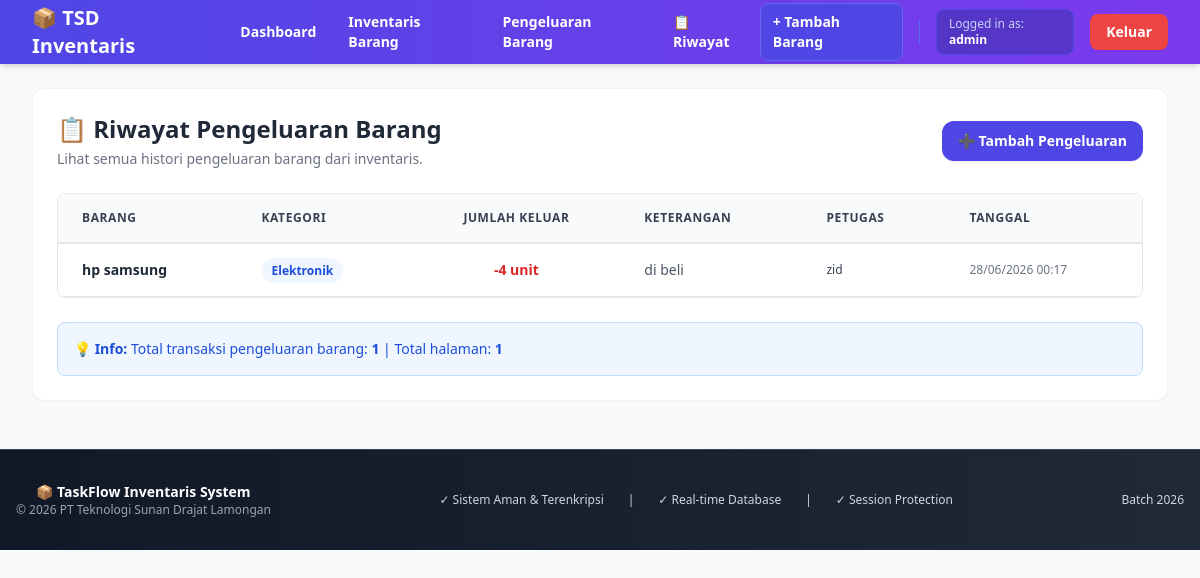
Page /riwayat.php (signed in) on the committed database.
### tables this page shows
CREATE TABLE `pengeluaran_barang` (
  `id` int(11) NOT NULL,
  `barang_id` int(11) NOT NULL,
  `jumlah_keluar` int(11) NOT NULL,
  `keterangan` text DEFAULT NULL,
  `petugas` varchar(50) DEFAULT NULL,
  `created_at` timestamp NOT NULL DEFAULT current_timestamp()
);

CREATE TABLE `barang` (
  `id` int(11) NOT NULL,
  `nama_barang` varchar(100) NOT NULL,
  `kategori` varchar(50) NOT NULL,
  `stok` int(11) NOT NULL,
  `harga` int(11) NOT NULL,
  `created_at` timestamp NOT NULL DEFAULT current_timestamp(),
  `updated_at` timestamp NOT NULL DEFAULT current_timestamp() ON UPDATE current_timestamp()
);

### riwayat.php (the view, shortened to what this page needs)
<?php
require_once 'config/database.php';
$limit = 20;
$page = isset($_GET['page']) ? intval($_GET['page']) : 1;
$offset = ($page - 1) * $limit;
try {
    $stmtTotal = $pdo->query("SELECT COUNT(*) FROM pengeluaran_barang");
    $total = $stmtTotal->fetchColumn();
    $total_pages = ceil($total / $limit);
    $query = "
        SELECT pb.id, pb.jumlah_keluar, pb.keterangan, pb.petugas, pb.created_at,
               b.id as barang_id, b.nama_barang, b.kategori, b.harga
        FROM pengeluaran_barang pb
        JOIN barang b ON pb.barang_id = b.id
        ORDER BY pb.created_at DESC
        LIMIT " . intval($limit) . " OFFSET " . intval($offset);
    $stmt = $pdo->query($query);
    $riwayat = $stmt->fetchAll();
} catch (PDOException $e) {
    die("Gagal mengambil data: " . $e->getMessage());
}
include 'includes/header.php';
?>
<div class="max-w-7xl mx-auto px-4 lg:px-8">
    <div class="bg-white p-6 rounded-xl shadow-sm border border-gray-100">
        <div class="flex flex-col md:flex-row md:items-center md:justify-between gap-4 mb-6">
            <div>
                <h2 class="font-bold text-gray-800 text-2xl">📋 Riwayat Pengeluaran Barang</h2>
                <p class="text-gray-500 text-sm mt-1">Lihat semua histori pengeluaran barang dari inventaris.</p>
            </div>
            <a href="pengeluaran.php" class="px-4 py-2.5 bg-indigo-600 hover:bg-indigo-700 text-white text-sm font-semibold rounded-xl transition shadow-sm">
                ➕ Tambah Pengeluaran
            </a>
        </div>
        <div class="overflow-x-auto rounded-lg border border-gray-200">
            <table class="min-w-full divide-y divide-gray-200 text-left text-sm">
                <thead class="bg-gray-50 text-gray-700 font-semibold uppercase tracking-wider text-xs">
                    <tr>
                        <th class="px-6 py-4">Barang</th>
                        <th class="px-6 py-4">Kategori</th>
                        <th class="px-6 py-4 text-center">Jumlah Keluar</th>
                        <th class="px-6 py-4">Keterangan</th>
                        <th class="px-6 py-4">Petugas</th>
                        <th class="px-6 py-4">Tanggal</th>
                    </tr>
                </thead>
                <tbody class="divide-y divide-gray-200 bg-white text-gray-600">
                    <?php if (count($riwayat) > 0): ?>
                        <?php foreach ($riwayat as $row): ?>
                            <tr class="hover:bg-gray-50/80 transition">
                                <td class="px-6 py-4 font-semibold text-gray-800"><?= htmlspecialchars($row['nama_barang']) ?></td>
                                <td class="px-6 py-4">
                                    <span class="px-2.5 py-1 text-xs font-semibold rounded-full bg-blue-50 text-blue-700">
                                        <?= htmlspecialchars($row['kategori']) ?>
                                    </span>
                                </td>
                                <td class="px-6 py-4 text-center font-bold text-red-600">-<?= $row['jumlah_keluar'] ?> unit</td>
                                <td class="px-6 py-4 text-sm text-gray-600"><?= htmlspecialchars($row['keterangan']) ?></td>
                                <td class="px-6 py-4 text-xs font-medium text-gray-700"><?= htmlspecialchars($row['petugas']) ?></td>
                                <td class="px-6 py-4 text-xs text-gray-500"><?= date('d/m/Y H:i', strtotime($row['created_at'])) ?></td>
                            </tr>
                        <?php endforeach; ?>
                    <?php endif; ?>
                </tbody>
            </table>
        </div>
        <div class="mt-6 p-4 bg-blue-50 border border-blue-200 rounded-lg text-sm text-blue-700">
            <strong>💡 Info:</strong> Total transaksi pengeluaran barang: <strong><?= $total ?></strong> | Total halaman: <strong><?= $total_pages ?></strong>
        </div>
    </div>
</div>
<?php include 'includes/footer.php'; ?>

### css/style.css (style rules this page uses)
:root { --primary-color: #4f46e5; --primary-dark: #4338ca; --success-color: #10b981; --error-color: #ef4444; --warning-color: #f59e0b; --bg-light: #f9fafb; --border-color: #e5e7eb; --text-primary: #111827; --text-secondary: #6b7280; }
* { margin: 0; padding: 0; box-sizing: border-box; }
body { font-family: 'Segoe UI', Tahoma, Geneva, Verdana, sans-serif; background-color: var(--bg-light); color: var(--text-primary); line-height: 1.6; }
table { width: 100%; border-collapse: collapse; }
thead { background-color: var(--bg-light); font-weight: 600; text-transform: uppercase; font-size: 0.75rem; }
thead th { padding: 16px 24px; text-align: left; color: #374151; border-bottom: 2px solid var(--border-color); }
tbody td { padding: 16px 24px; border-bottom: 1px solid var(--border-color); }
.text-center { text-align: center; }
.shadow-sm { box-shadow: 0 1px 2px 0 rgba(0, 0, 0, 0.05); }

### rows in the picture
pengeluaran_barang: barang.nama_barang "hp samsung", barang.kategori "Elektronik", jumlah_keluar "4", keterangan "di beli", petugas "zid", created_at "28/06/2026 00:17"

### other values in the picture
$_SESSION['login_user'] "admin"
$total "1"
$total_pages "1"
